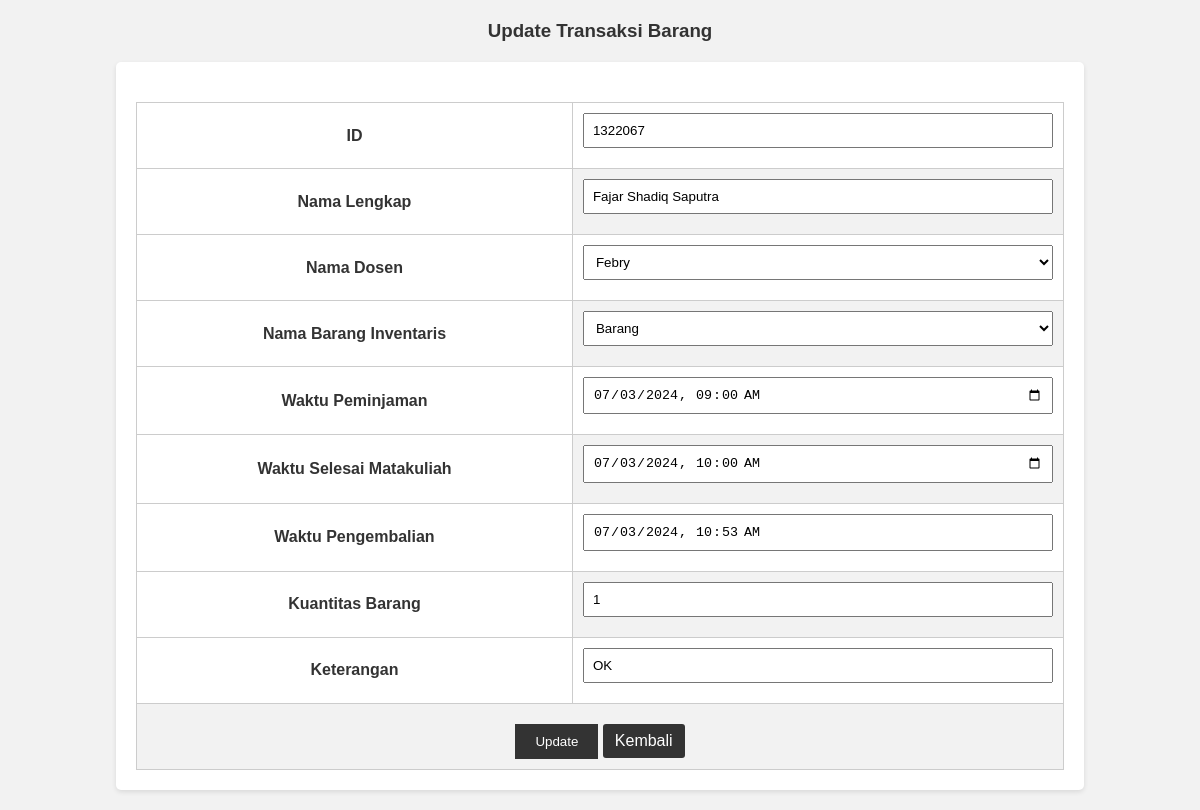
The page /staffak/transaksibr/trbr-update.php?kodetrbr=64 on the database its author committed.
### tables this page shows
CREATE TABLE `transaksibr` (
  `kodetrbr` int(11) NOT NULL,
  `id` int(11) DEFAULT NULL,
  `username` varchar(50) NOT NULL,
  `nip` varchar(20) DEFAULT NULL,
  `kodebr` varchar(20) DEFAULT NULL,
  `peminjamanbr` datetime NOT NULL,
  `selesaibr` datetime DEFAULT NULL,
  `pengembalianbr` datetime DEFAULT NULL,
  `qtybr` int(11) NOT NULL,
  `keteranganbr` text DEFAULT NULL
);

CREATE TABLE `dosen` (
  `nip` varchar(20) NOT NULL,
  `namadosen` varchar(100) NOT NULL,
  `matakuliah` varchar(100) NOT NULL
);

CREATE TABLE `barang` (
  `kodebr` varchar(20) NOT NULL,
  `namabr` varchar(100) NOT NULL,
  `keteranganbr` text DEFAULT NULL,
  `qtybr` int(11) NOT NULL
);

### staffak/transaksibr/trbr-update.php (the view, shortened to what this page needs)
<?php
$servername = "localhost";
$db_username = "root";
$db_password = "";
$dbname = "inventaris";
$conn = new mysqli($servername, $db_username, $db_password, $dbname);
$dosen_query = "SELECT nip, namadosen FROM dosen";
$dosen_result = $conn->query($dosen_query);
$barang_query = "SELECT kodebr, namabr FROM barang";
$barang_result = $conn->query($barang_query);
$transaksi = [];
if ($_SERVER["REQUEST_METHOD"] == "GET" && isset($_GET['kodetrbr'])) {
    $kodetrbr = $_GET['kodetrbr'];
    $transaksi_query = "SELECT * FROM transaksibr WHERE kodetrbr='$kodetrbr'";
    $transaksi_result = $conn->query($transaksi_query);
    $transaksi = $transaksi_result->fetch_assoc();
}
?>
<!DOCTYPE html>
<html lang="en">
<head>
</head>
<body>
    <h3>Update Transaksi Barang</h3>
    <form method="post" action="<?php echo htmlspecialchars($_SERVER["PHP_SELF"]); ?>">
        <table>
            <tr>
                <th>ID</th>
                <td><input type="text" id="id" name="id" value="<?php echo isset($transaksi['id']) ? $transaksi['id'] : ''; ?>" required></td>
            </tr>
            <tr>
                <th>Nama Lengkap</th>
                <td><input type="text" id="username" name="username" value="<?php echo isset($transaksi['username']) ? $transaksi['username'] : ''; ?>"></td>
            </tr>
            <tr>
                <th>Nama Dosen</th>
                <td>
                    <select id="nip" name="nip">
                        <?php while($row = $dosen_result->fetch_assoc()): ?>
                            <option value="<?php echo $row['nip']; ?>" <?php if(isset($transaksi['nip']) && $row['nip'] == $transaksi['nip']) echo 'selected'; ?>>
                                <?php echo $row['namadosen']; ?>
                            </option>
                        <?php endwhile; ?>
                    </select>
                </td>
            </tr>
            <tr>
                <th>Nama Barang Inventaris</th>
                <td>
                    <select id="kodebr" name="kodebr">
                        <?php while($row = $barang_result->fetch_assoc()): ?>
                            <option value="<?php echo $row['kodebr']; ?>" <?php if(isset($transaksi['kodebr']) && $row['kodebr'] == $transaksi['kodebr']) echo 'selected'; ?>>
                                <?php echo $row['namabr']; ?>
                            </option>
                        <?php endwhile; ?>
                    </select>
                </td>
            </tr>
            <tr>
                <th>Waktu Peminjaman</th>
                <td><input type="datetime-local" id="peminjamanbr" name="peminjamanbr" value="<?php echo isset($transaksi['peminjamanbr']) ? $transaksi['peminjamanbr'] : ''; ?>" required></td>
            </tr>
            <tr>
                <th>Waktu Selesai Matakuliah</th>
                <td><input type="datetime-local" id="selesaibr" name="selesaibr" value="<?php echo isset($transaksi['selesaibr']) ? $transaksi['selesaibr'] : ''; ?>" required></td>
            </tr>
            <tr>
                <th>Waktu Pengembalian</th>
                <td><input type="datetime-local" id="pengembalianbr" name="pengembalianbr" value="<?php echo isset($transaksi['pengembalianbr']) ? $transaksi['pengembalianbr'] : ''; ?>" readonly></td>
            </tr>
            <tr>
                <th>Kuantitas Barang</th>
                <td><input type="number" id="qtybr" name="qtybr" value="<?php echo isset($transaksi['qtybr']) ? $transaksi['qtybr'] : ''; ?>" required></td>
            </tr>
            <tr>
                <th>Keterangan</th>
                <td><input type="text" id="keteranganbr" name="keteranganbr" value="<?php echo isset($transaksi['keteranganbr']) ? $transaksi['keteranganbr'] : ''; ?>" required></td>
            </tr>
            <tr>
                <td colspan="2" style="text-align:center;">
                    <input type="submit" value="Update">
                    <a href="trbr-read.php" class="kembali">Kembali</a>
                </td>
            </tr>
        </table>
    </form>
</html>

### staffak/transaksibr/trbr-update.php (style rules this page uses)
body { font-family: Arial, sans-serif; background-color: #f2f2f2; margin: 20px; }
h3 { color: #333; text-align: center; margin-top: 20px; }
form { margin: 20px auto; width: 80%; background-color: #fff; padding: 20px; border-radius: 5px; box-shadow: 0 2px 5px rgba(0, 0, 0, 0.1); }
table { width: 100%; border-collapse: collapse; margin-top: 20px; }
table td, table th { padding: 10px; border: 1px solid #ccc; }
table th { background-color: #fff; color: #333; }
table tr:nth-child(even) { background-color: #f2f2f2; }
select, input[type="text"], input[type="number"], input[type="datetime-local"] { padding: 8px; width: 100%; box-sizing: border-box; margin-bottom: 10px; }
input[type="submit"] { padding: 10px 20px; background-color: #333; color: #fff; border: none; cursor: pointer; }
.kembali { padding: 8px 12px; background-color: #333; color: #fff; text-decoration: none; border-radius: 3px; margin-top: 10px; display: inline-block; }

### rows shown on the page
transaksibr: id "1322067", username "Fajar Shadiq Saputra", nip "Febry", kodebr "Barang", peminjamanbr "07/03/2024 09:00", selesaibr "07/03/2024 10:00", pengembalianbr "07/03/2024 10:53", qtybr "1", keteranganbr "OK"
